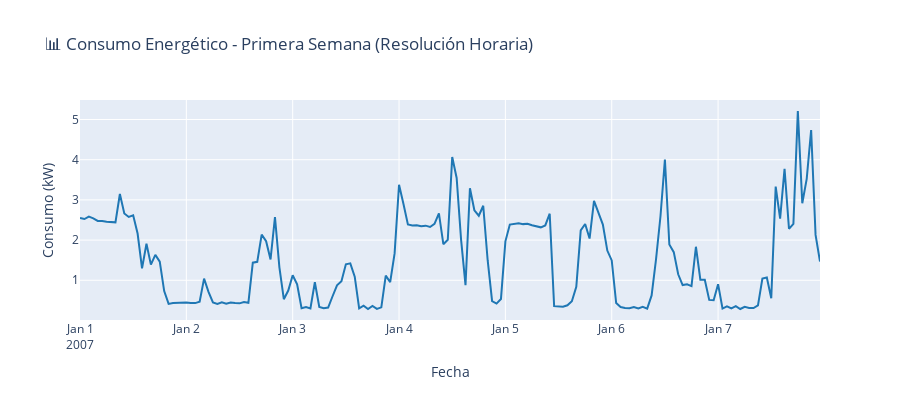

Notebook code for this chart:
### Code cell
# Visualización rápida del consumo
fig = go.Figure()

# Tomar muestra de 1 semana para visualización clara
sample_df = df['Global_active_power'].iloc[:7*24*60].resample('1H').mean()

fig.add_trace(go.Scatter(
    x=sample_df.index,
    y=sample_df.values,
    mode='lines',
    name='Consumo (kW)',
    line=dict(color='#1f77b4', width=2)
))

fig.update_layout(
    title='📊 Consumo Energético - Primera Semana (Resolución Horaria)',
    xaxis_title='Fecha',
    yaxis_title='Consumo (kW)',
    hovermode='x unified',
    height=400
)

fig.show()

print(f"📈 Consumo promedio: {df['Global_active_power'].mean():.3f} kW")
print(f"🔥 Consumo máximo: {df['Global_active_power'].max():.3f} kW")
print(f"📉 Consumo mínimo: {df['Global_active_power'].min():.3f} kW")

### Figure 1 — Plotly figure (JSON) as saved in the notebook; plotly's stock layout.template omitted (floating-point values rounded to 4 significant figures; data arrays with more than 128 entries replaced by an {"elided": "..."} marker saying what was removed)
{"data": [{"line": {"color": "#1f77b4", "width": 2}, "mode": "lines", "name": "Consumo (kW)", "type": "scatter", "x": {"elided": "168 str values"}, "y": {"elided": "168 float values"}}], "layout": {"height": 400, "hovermode": "x unified", "title": {"text": "📊 Consumo Energético - Primera Semana (Resolución Horaria)"}, "xaxis": {"title": {"text": "Fecha"}}, "yaxis": {"title": {"text": "Consumo (kW)"}}}}
